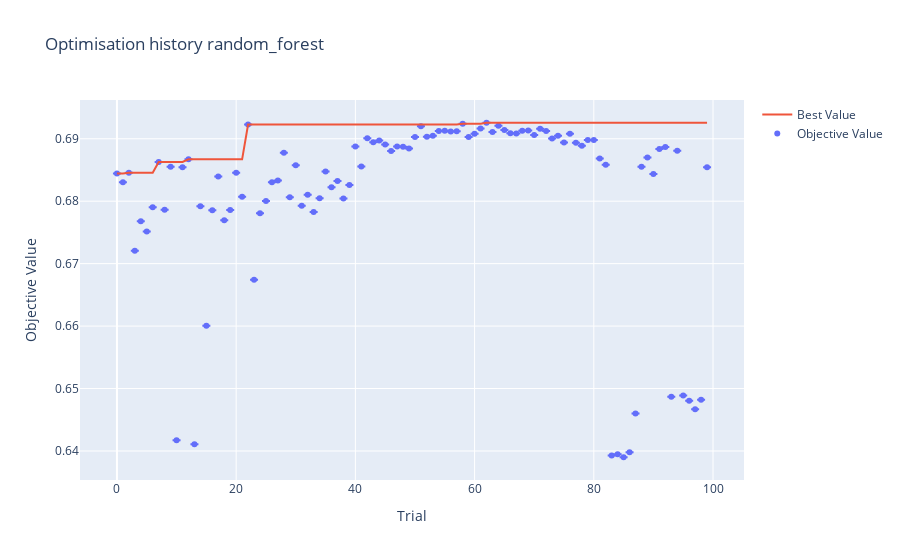
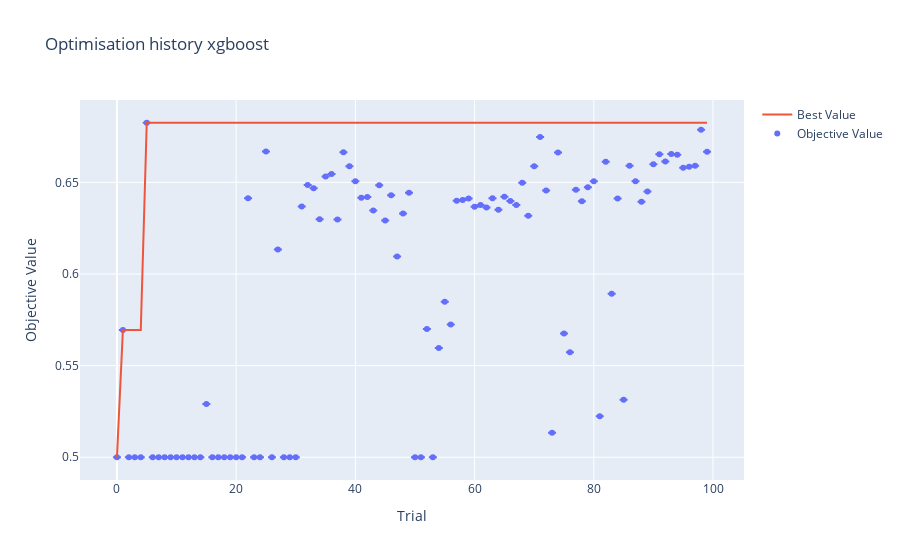
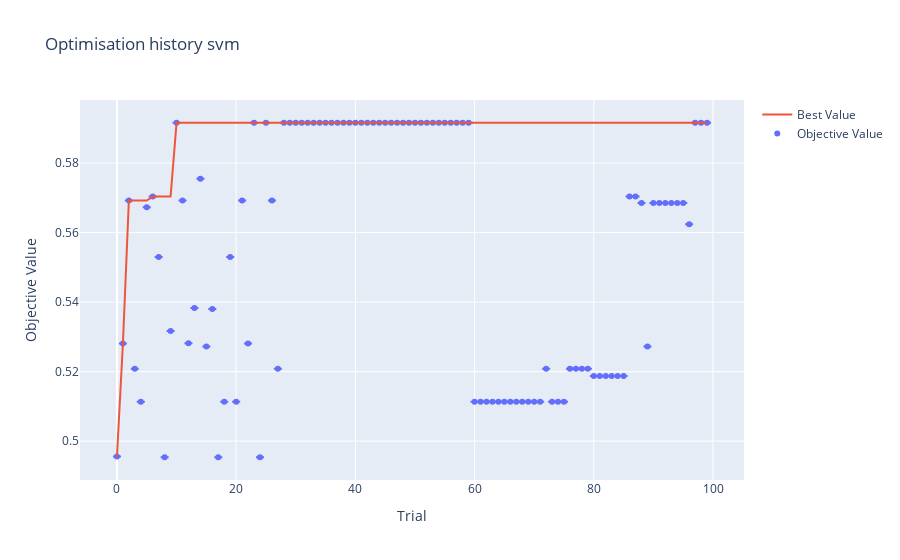
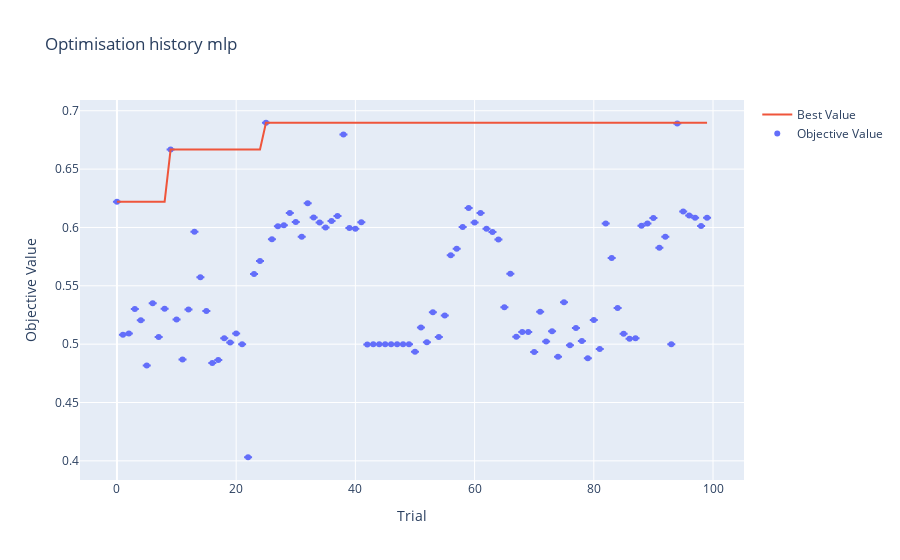

The code cell stored with these charts, in order, in its notebook:
### Markdown cell above
Starting with the optimisation history, we can plot the timeline for each model

### Code cell
for i, (name, st) in enumerate(studies.items()):
    f = plot_optimization_history(st, error_bar=True)
    f.update_layout(title=f'Optimisation history {name}')
    f.show()
